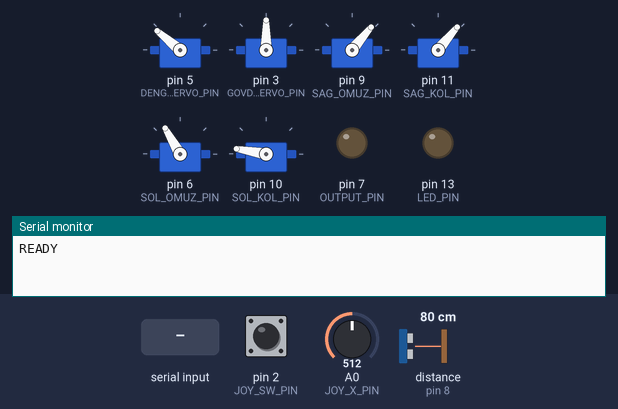
The sketch below on a simulated Arduino Uno, built with avr-gcc and run on an emulated ATmega328P. Shown: 6 × servo, output pins drawn as LEDs (lit = HIGH), the last lines printed to the serial monitor. Wiring (inferred from the names in the program): ultrasonic range finder: trigger pin 12; echo pin 8. Inputs (shaded band) come from the test bench; at power-on: distance to the obstacle (sensor on pin 8) 80 cm, A0 (JOY_X_PIN) = 512, pin 2 (JOY_SW_PIN) HIGH. The echo pulse lasts 58.3 µs per cm; pins used as bus, display or sensor lines are not drawn.

Above: at 2.8 s.
2.9 s: "WAVE\n" received over Serial
At 3.3 s:
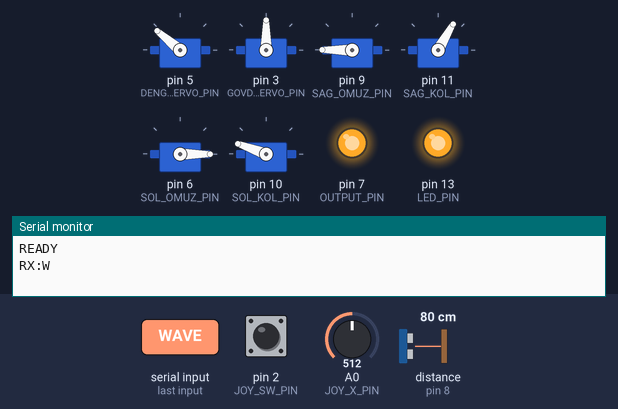
5.9 s: "COME\n" received over the second serial link
At 7.42 s:
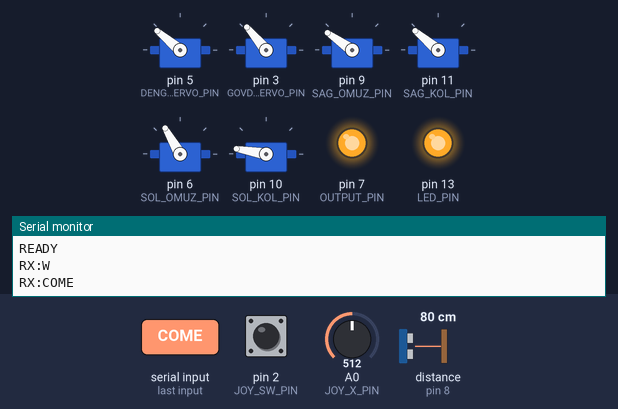
8.9 s: distance to the obstacle (sensor on pin 8) set to 20 cm
10.4 s: distance to the obstacle (sensor on pin 8) set to 16 cm
At 11.6 s:
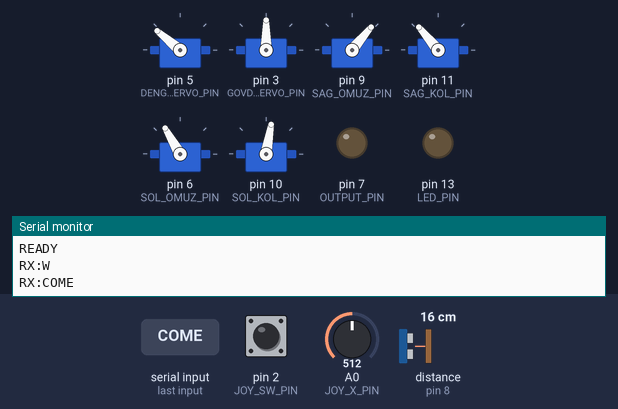
11.9 s: A0 (JOY_X_PIN) set to 683
13.4 s: A0 (JOY_X_PIN) set to 719
At 15.9 s:
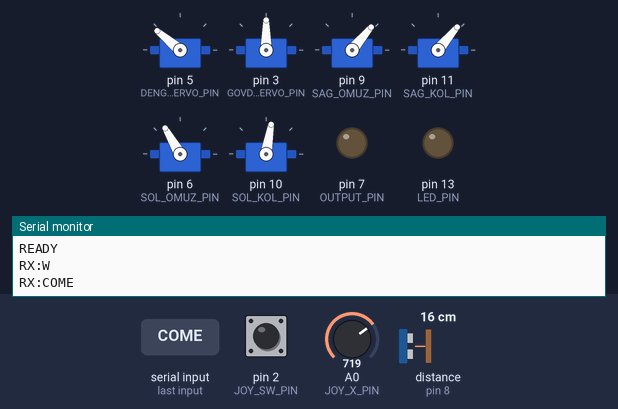
Timing chart, 0 to 17.1 s (numbered marks = the images above; inputs shaded):
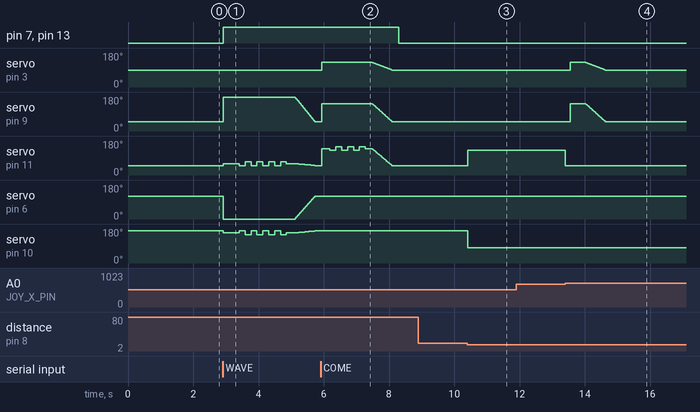

Measured:
- the behaviour switches between 19 and 18 cm on distance to the obstacle (sensor on pin 8) (found by bisection; images 2 and 3)
- the behaviour switches between 700 and 701 on A0 (JOY_X_PIN) (found by bisection; images 3 and 4)
- after the input at 8.9 s, every drawn part: stays the same
- after the input at 10.4 s, servo on pin 11 (SAG_KOL_PIN): 50° → 130° at once; servo on pin 10 (SOL_KOL_PIN): 170° → 80° at once
- after the input at 11.9 s, every drawn part: stays the same
- after the input at 13.4 s, servo on pin 11 (SAG_KOL_PIN): 130° → 50° at once

The sketch:

wave_receiver.ino
```cpp
#include <Servo.h>
#include <SoftwareSerial.h>

const int SERIAL_BAUDRATE = 9600;

// Wired link to the ESP32-CAM's hardware UART0 (GPIO1/TX -> ESP_RX_PIN, GPIO3/RX -> ESP_TX_PIN),
// so commands (WAVE, ANG:.., ...) arrive over this wire instead of USB from a PC.
// Baud must match Serial.begin() in camera_web_server.ino.
const int ESP_RX_PIN = 4;
const int ESP_TX_PIN = A2;
const int ESP_SERIAL_BAUDRATE = 9600;

const int LED_PIN = LED_BUILTIN;
const int OUTPUT_PIN = 7;

const int GOVDE_SERVO_PIN = 3;
const int DENGE_SERVO_PIN = 5;
const int SOL_OMUZ_PIN = 6;
const int ULTRASONIC_ECHO_PIN = 8;
const int SAG_OMUZ_PIN = 9;
const int SOL_KOL_PIN = 10;
const int SAG_KOL_PIN = 11;
const int ULTRASONIC_TRIG_PIN = 12;

const int JOY_X_PIN = A0;
const int JOY_SW_PIN = 2;

const int GOVDE_MIN_ANGLE = 20;
const int GOVDE_MAX_ANGLE = 160;
const int GOVDE_PUNCH_OFFSET = 40;
const int MESAFE_GARD_CM = 20;
const int MESAFE_YUMRUK_CM = 10;
const int MESAFE_GARD_HYSTERESIS_CM = 3;

const unsigned long ULTRASONIC_TIMEOUT_US = 25000;
const unsigned long ULTRASONIC_SAMPLE_INTERVAL_MS = 120;

Servo govdeServo;
Servo sagOmuz;
Servo sagKol;
Servo solOmuz;
Servo solKol;
Servo dengeServo;

SoftwareSerial espSerial(ESP_RX_PIN, ESP_TX_PIN);

struct LineReader {
  String buffer;
  bool discardUntilNewline = false;
};

LineReader usbReader;
LineReader espReader;

unsigned long ledUntil = 0;

int dengeAci = 140;

int govdeHazir = 90;
int currentGovdeAngle = 90;

int sagOmuzHazir = 50;
int sagKolHazir = 50;
int sagOmuzYumruk = 145;
int sagKolYumruk = 50;
int sagOmuzAnlikAci = sagOmuzHazir;

int solOmuzHazir = 120;
int solKolHazir = 170;
int solOmuzYumruk = 30;
int solKolYumruk = 170;

int gelGelOmuz = 145;
int gelGelKolOrta = 140;
int gelGelKolYukari = 130;
int gelGelKolAsagi = 150;

int solEsik = 300;
int sagEsik = 700;

bool joystickMerkezde = true;
bool oncekiJoystickButon = HIGH;
unsigned long sonUltrasonicOkumaMs = 0;
bool yumrukHazir = true;
bool sonrakiYumrukSol = true;

enum MesafeDurumu {
  MESAFE_BEKLE,
  MESAFE_GARD,
  MESAFE_YAKIN
};

MesafeDurumu mesafeDurumu = MESAFE_BEKLE;

void pulseWaveOutputs() {
  digitalWrite(LED_PIN, HIGH);
  digitalWrite(OUTPUT_PIN, HIGH);
  ledUntil = millis() + 1000;
}

void updateFeedbackOutputs() {
  if (ledUntil != 0 && millis() > ledUntil) {
    digitalWrite(LED_PIN, LOW);
    digitalWrite(OUTPUT_PIN, LOW);
    ledUntil = 0;
  }
}

void setGovdeAngle(int angle) {
  currentGovdeAngle = constrain(angle, GOVDE_MIN_ANGLE, GOVDE_MAX_ANGLE);
  govdeServo.write(currentGovdeAngle);
}

void sagHazirPozisyon() {
  sagOmuz.write(sagOmuzHazir);
  sagKol.write(sagKolHazir);
  sagOmuzAnlikAci = sagOmuzHazir;
}

void solHazirPozisyon() {
  solOmuz.write(solOmuzHazir);
  solKol.write(solKolHazir);
}

void tumKollariAyir() {
  sagOmuz.detach();
  sagKol.detach();
  solOmuz.detach();
  solKol.detach();
}

void hazirPozisyonaDon() {
  setGovdeAngle(govdeHazir);

  sagOmuz.attach(SAG_OMUZ_PIN);
  sagKol.attach(SAG_KOL_PIN);
  solOmuz.attach(SOL_OMUZ_PIN);
  solKol.attach(SOL_KOL_PIN);

  sagHazirPozisyon();
  solHazirPozisyon();
  delay(400);
}

void gardPozisyonuAl() {
  const int sagKolGard = 130;
  const int solKolGard = 80;

  setGovdeAngle(govdeHazir);

  sagOmuz.attach(SAG_OMUZ_PIN);
  sagKol.attach(SAG_KOL_PIN);
  solOmuz.attach(SOL_OMUZ_PIN);
  solKol.attach(SOL_KOL_PIN);

  sagOmuz.write(sagOmuzHazir);
  sagKol.write(sagKolGard);
  solOmuz.write(solOmuzHazir);
  solKol.write(solKolGard);
  sagOmuzAnlikAci = sagOmuzHazir;
  delay(250);

  tumKollariAyir();
}

void sagYumrukAt() {
  int govdeDinlenme = currentGovdeAngle;
  int govdeVurusAci = constrain(govdeDinlenme + GOVDE_PUNCH_OFFSET, GOVDE_MIN_ANGLE, GOVDE_MAX_ANGLE);

  sagOmuz.attach(SAG_OMUZ_PIN);
  sagKol.attach(SAG_KOL_PIN);

  setGovdeAngle(govdeDinlenme);
  sagOmuz.write(sagOmuzHazir);
  sagKol.write(sagKolHazir);
  delay(150);

  setGovdeAngle(govdeVurusAci);
  sagOmuz.write(sagOmuzYumruk);
  sagKol.write(sagKolYumruk);
  delay(450);

  for (int i = 0; i <= 30; i++) {
    int govdeAci = map(i, 0, 30, govdeVurusAci, govdeDinlenme);
    int omuzAci = map(i, 0, 30, sagOmuzYumruk, sagOmuzHazir);
    int kolAci = map(i, 0, 30, sagKolYumruk, sagKolHazir);

    setGovdeAngle(govdeAci);
    sagOmuz.write(omuzAci);
    sagKol.write(kolAci);
    delay(20);
  }

  sagOmuzAnlikAci = sagOmuzHazir;
  delay(200);

  sagOmuz.detach();
  sagKol.detach();
  while (Serial.available()) Serial.read();
}

void solYumrukAt() {
  int govdeDinlenme = currentGovdeAngle;
  int govdeVurusAci = constrain(govdeDinlenme - GOVDE_PUNCH_OFFSET, GOVDE_MIN_ANGLE, GOVDE_MAX_ANGLE);

  solOmuz.attach(SOL_OMUZ_PIN);
  solKol.attach(SOL_KOL_PIN);

  setGovdeAngle(govdeDinlenme);
  solOmuz.write(solOmuzHazir);
  solKol.write(solKolHazir);
  delay(150);

  setGovdeAngle(govdeVurusAci);
  solOmuz.write(solOmuzYumruk);
  solKol.write(solKolYumruk);
  delay(450);

  for (int i = 0; i <= 30; i++) {
    int govdeAci = map(i, 0, 30, govdeVurusAci, govdeDinlenme);
    int omuzAci = map(i, 0, 30, solOmuzYumruk, solOmuzHazir);
    int kolAci = map(i, 0, 30, solKolYumruk, solKolHazir);

    setGovdeAngle(govdeAci);
    solOmuz.write(omuzAci);
    solKol.write(kolAci);
    delay(20);
  }

  delay(200);

  solOmuz.detach();
  solKol.detach();
  while (Serial.available()) Serial.read();
}

void gelGelIsareti() {
  int govdeDinlenme = currentGovdeAngle;
  int govdeIsaretAci = constrain(govdeDinlenme + GOVDE_PUNCH_OFFSET, GOVDE_MIN_ANGLE, GOVDE_MAX_ANGLE);

  sagOmuz.attach(SAG_OMUZ_PIN);
  sagKol.attach(SAG_KOL_PIN);

  setGovdeAngle(govdeIsaretAci);
  sagOmuz.write(gelGelOmuz);
  sagKol.write(gelGelKolOrta);
  delay(250);

  for (int tekrar = 0; tekrar < 3; tekrar++) {
    sagKol.write(gelGelKolYukari);
    delay(180);
    sagKol.write(gelGelKolAsagi);
    delay(180);
  }

  sagKol.write(gelGelKolOrta);
  delay(200);

  for (int i = 0; i <= 30; i++) {
    int govdeAci = map(i, 0, 30, govdeIsaretAci, govdeDinlenme);
    int omuzAci = map(i, 0, 30, gelGelOmuz, sagOmuzHazir);
    int kolAci = map(i, 0, 30, gelGelKolOrta, sagKolHazir);

    setGovdeAngle(govdeAci);
    sagOmuz.write(omuzAci);
    sagKol.write(kolAci);
    delay(20);
  }

  sagOmuzAnlikAci = sagOmuzHazir;
  delay(200);

  sagOmuz.detach();
  sagKol.detach();
  while (Serial.available()) Serial.read();
}

void elSalla() {
  sagOmuz.attach(SAG_OMUZ_PIN);
  sagKol.attach(SAG_KOL_PIN);
  solOmuz.attach(SOL_OMUZ_PIN);
  solKol.attach(SOL_KOL_PIN);

  int sagOmuzYukari = 180;
  int solOmuzYukari = 0;
  int sagKolDuz = 60;
  int solKolDuz = 160;
  int sagKolYukari = 50;
  int sagKolAsagi = 70;
  int solKolYukari = 170;
  int solKolAsagi = 150;

  sagOmuz.write(sagOmuzYukari);
  solOmuz.write(solOmuzYukari);
  sagKol.write(sagKolDuz);
  solKol.write(solKolDuz);
  delay(500);

  for (int tekrar = 0; tekrar < 4; tekrar++) {
    sagKol.write(sagKolYukari);
    solKol.write(solKolYukari);
    delay(180);

    sagKol.write(sagKolAsagi);
    solKol.write(solKolAsagi);
    delay(180);
  }

  sagKol.write(sagKolDuz);
  solKol.write(solKolDuz);
  delay(250);

  for (int i = 0; i <= 30; i++) {
    int sagOmuzAci = map(i, 0, 30, sagOmuzYukari, sagOmuzHazir);
    int sagKolAci = map(i, 0, 30, sagKolDuz, sagKolHazir);
    int solOmuzAci = map(i, 0, 30, solOmuzYukari, solOmuzHazir);
    int solKolAci = map(i, 0, 30, solKolDuz, solKolHazir);

    sagOmuz.write(sagOmuzAci);
    sagKol.write(sagKolAci);
    solOmuz.write(solOmuzAci);
    solKol.write(solKolAci);
    delay(20);
  }

  sagOmuzAnlikAci = sagOmuzHazir;
  delay(200);

  sagOmuz.detach();
  sagKol.detach();
  solOmuz.detach();
  solKol.detach();
  while (Serial.available()) Serial.read();
}

void triggerWaveAction() {
  pulseWaveOutputs();
  elSalla();
}

void omuzIleriGeriAdimla(int sagHedef, int solHedef, int *sagAnlik, int *solAnlik) {
  const int ADIM_DERECE = 2;
  const int ADIM_GECIKME_MS = 15;

  while (*sagAnlik != sagHedef || *solAnlik != solHedef) {
    if (*sagAnlik < sagHedef) {
      *sagAnlik = min(*sagAnlik + ADIM_DERECE, sagHedef);
    } else if (*sagAnlik > sagHedef) {
      *sagAnlik = max(*sagAnlik - ADIM_DERECE, sagHedef);
    }

    if (*solAnlik < solHedef) {
      *solAnlik = min(*solAnlik + ADIM_DERECE, solHedef);
    } else if (*solAnlik > solHedef) {
      *solAnlik = max(*solAnlik - ADIM_DERECE, solHedef);
    }

    sagOmuz.write(*sagAnlik);
    solOmuz.write(*solAnlik);
    delay(ADIM_GECIKME_MS);
  }
}

void omuzIleriGeri() {
  const int OMUZ_OFSET = 30;
  const int TEKRAR = 4;
  const int BEKLEME_MS = 150;

  sagOmuz.attach(SAG_OMUZ_PIN);
  solOmuz.attach(SOL_OMUZ_PIN);

  int solAnlik = solOmuzHazir;
  sagOmuzAnlikAci = sagOmuzHazir;
  sagOmuz.write(sagOmuzAnlikAci);
  solOmuz.write(solAnlik);

  int sagIleri = constrain(sagOmuzHazir + OMUZ_OFSET, 0, 180);
  int sagGeri = constrain(sagOmuzHazir - OMUZ_OFSET, 0, 180);
  int solIleri = constrain(solOmuzHazir - OMUZ_OFSET, 0, 180);
  int solGeri = constrain(solOmuzHazir + OMUZ_OFSET, 0, 180);

  for (int tekrar = 0; tekrar < TEKRAR; tekrar++) {
    omuzIleriGeriAdimla(sagIleri, solIleri, &sagOmuzAnlikAci, &solAnlik);
    delay(BEKLEME_MS);

    omuzIleriGeriAdimla(sagGeri, solGeri, &sagOmuzAnlikAci, &solAnlik);
    delay(BEKLEME_MS);
  }

  omuzIleriGeriAdimla(sagOmuzHazir, solOmuzHazir, &sagOmuzAnlikAci, &solAnlik);
  delay(200);

  sagOmuz.detach();
  solOmuz.detach();
  while (Serial.available()) Serial.read();
}

void adimliServoYaz(Servo &servo, int hedef, int *anlik) {
  const int ADIM_DERECE = 2;
  const int ADIM_GECIKME_MS = 15;

  while (*anlik != hedef) {
    if (*anlik < hedef) {
      *anlik = min(*anlik + ADIM_DERECE, hedef);
    } else {
      *anlik = max(*anlik - ADIM_DERECE, hedef);
    }
    servo.write(*anlik);
    delay(ADIM_GECIKME_MS);
  }
}

void sagOmuzuKaldir() {
  sagOmuz.attach(SAG_OMUZ_PIN);
  adimliServoYaz(sagOmuz, 180, &sagOmuzAnlikAci);
}

void sagOmuzuIndir() {
  sagOmuz.attach(SAG_OMUZ_PIN);
  adimliServoYaz(sagOmuz, sagOmuzHazir, &sagOmuzAnlikAci);
  delay(300);
  sagOmuz.detach();
  while (Serial.available()) Serial.read();
}

long mesafeOlcCm() {
  digitalWrite(ULTRASONIC_TRIG_PIN, LOW);
  delayMicroseconds(2);
  digitalWrite(ULTRASONIC_TRIG_PIN, HIGH);
  delayMicroseconds(10);
  digitalWrite(ULTRASONIC_TRIG_PIN, LOW);

  unsigned long sureUs = pulseIn(ULTRASONIC_ECHO_PIN, HIGH, ULTRASONIC_TIMEOUT_US);
  if (sureUs == 0) {
    return -1;
  }

  return static_cast<long>(sureUs / 58);
}

void handleDistanceSensor() {
  if (millis() - sonUltrasonicOkumaMs < ULTRASONIC_SAMPLE_INTERVAL_MS) {
    return;
  }

  sonUltrasonicOkumaMs = millis();

  long mesafeCm = mesafeOlcCm();
  if (mesafeCm <= 0) {
    return;
  }

  bool bekleEsigiAsildi = (mesafeDurumu == MESAFE_BEKLE)
      ? (mesafeCm > MESAFE_GARD_CM - MESAFE_GARD_HYSTERESIS_CM)
      : (mesafeCm > MESAFE_GARD_CM + MESAFE_GARD_HYSTERESIS_CM);

  if (bekleEsigiAsildi) {
    yumrukHazir = true;
    if (mesafeDurumu != MESAFE_BEKLE) {
      hazirPozisyonaDon();
      mesafeDurumu = MESAFE_BEKLE;
    }
    return;
  }

  if (mesafeCm >= MESAFE_YUMRUK_CM) {
    yumrukHazir = true;
    if (mesafeDurumu != MESAFE_GARD) {
      gardPozisyonuAl();
      mesafeDurumu = MESAFE_GARD;
    }
    return;
  }

  if (yumrukHazir) {
    yumrukHazir = false;
    mesafeDurumu = MESAFE_YAKIN;
    if (sonrakiYumrukSol) {
      solYumrukAt();
    } else {
      sagYumrukAt();
    }
    sonrakiYumrukSol = !sonrakiYumrukSol;
    gardPozisyonuAl();
  }
}

void handleLine(const String &line) {
  Serial.print("RX:");
  Serial.println(line);

  if (line.equalsIgnoreCase("WAVE") || line.equalsIgnoreCase("W")) {
    triggerWaveAction();
    return;
  }

  if (line.equalsIgnoreCase("COME")) {
    gelGelIsareti();
    return;
  }

  if (line.equalsIgnoreCase("MIDDLE_FINGER") || line.equalsIgnoreCase("MF")) {
    omuzIleriGeri();
    return;
  }

  if (line.equalsIgnoreCase("SHOULDER_UP")) {
    sagOmuzuKaldir();
    return;
  }

  if (line.equalsIgnoreCase("SHOULDER_DOWN")) {
    sagOmuzuIndir();
    return;
  }

  if (line.equalsIgnoreCase("LEFT_PUNCH")) {
    solYumrukAt();
    return;
  }

  if (line.equalsIgnoreCase("RIGHT_PUNCH")) {
    sagYumrukAt();
    return;
  }

  if (line.startsWith("ANG:")) {
    int angle = line.substring(4).toInt();
    setGovdeAngle(angle);
  }
}

// allowBareWShortcut is only for the USB link, where a human types a single 'W' + Enter
// in the Serial Monitor. The ESP32-CAM link only ever sends full, newline-terminated
// lines, and its own WiFi/camera boot logs ("WiFi connecting...") can start with 'W' --
// so that link must always go through the full-line match in handleLine() instead.
void readCommandsFrom(Stream &stream, LineReader &reader, bool allowBareWShortcut) {
  while (stream.available() > 0) {
    char ch = static_cast<char>(stream.read());

    if (reader.discardUntilNewline) {
      if (ch == '\n' || ch == '\r') {
        reader.discardUntilNewline = false;
      }
      continue;
    }

    if (allowBareWShortcut && reader.buffer.length() == 0 && (ch == 'W' || ch == 'w')) {
      Serial.println("RX:W");
      triggerWaveAction();
      reader.discardUntilNewline = true;
      continue;
    }

    if (ch == '\n' || ch == '\r') {
      if (reader.buffer.length() > 0) {
        handleLine(reader.buffer);
        reader.buffer = "";
      }
    } else if (reader.buffer.length() < 31) {
      reader.buffer += ch;
    }
  }
}

void readSerialCommands() {
  readCommandsFrom(Serial, usbReader, true);
  readCommandsFrom(espSerial, espReader, false);
}

void setup() {
  Serial.begin(SERIAL_BAUDRATE);
  espSerial.begin(ESP_SERIAL_BAUDRATE);

  pinMode(LED_PIN, OUTPUT);
  pinMode(OUTPUT_PIN, OUTPUT);
  pinMode(JOY_SW_PIN, INPUT_PULLUP);
  pinMode(ULTRASONIC_TRIG_PIN, OUTPUT);
  pinMode(ULTRASONIC_ECHO_PIN, INPUT);

  digitalWrite(LED_PIN, LOW);
  digitalWrite(OUTPUT_PIN, LOW);
  digitalWrite(ULTRASONIC_TRIG_PIN, LOW);

  dengeServo.attach(DENGE_SERVO_PIN);
  dengeServo.write(dengeAci);
  delay(300);

  govdeServo.attach(GOVDE_SERVO_PIN);
  setGovdeAngle(govdeHazir);
  delay(300);

  sagOmuz.attach(SAG_OMUZ_PIN);
  sagKol.attach(SAG_KOL_PIN);
  sagHazirPozisyon();
  delay(500);
  sagOmuz.detach();
  sagKol.detach();

  solOmuz.attach(SOL_OMUZ_PIN);
  solKol.attach(SOL_KOL_PIN);
  solHazirPozisyon();
  delay(500);
  solOmuz.detach();
  solKol.detach();

  Serial.println("READY");
}

void loop() {
  readSerialCommands();

  int joyX = analogRead(JOY_X_PIN);
  bool joystickButon = digitalRead(JOY_SW_PIN);

  dengeServo.write(dengeAci);
  updateFeedbackOutputs();

  if (oncekiJoystickButon == HIGH && joystickButon == LOW) {
    gelGelIsareti();
  }

  oncekiJoystickButon = joystickButon;

  if (joyX > 400 && joyX < 600) {
    joystickMerkezde = true;
  }

  if (joystickMerkezde && joyX < solEsik) {
    joystickMerkezde = false;
    solYumrukAt();
  }

  if (joystickMerkezde && joyX > sagEsik) {
    joystickMerkezde = false;
    sagYumrukAt();
  }

  handleDistanceSensor();

  delay(20);
}
```
